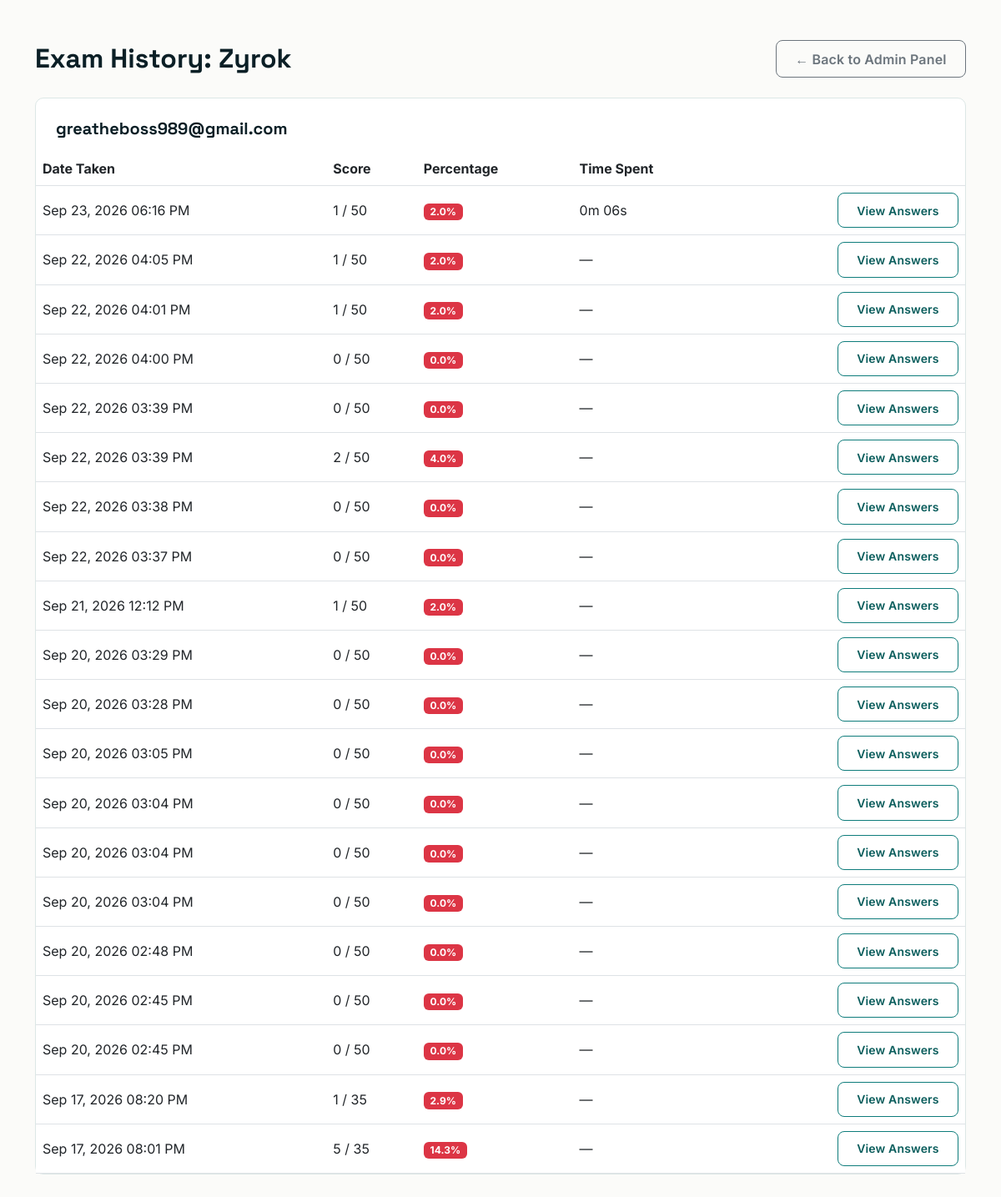
The page /admin-panel/student/4/scores/ (signed in) on the database its author committed.
### main/models.py (models this page shows, shortened)
class ExamAttempt(models.Model):
    user = models.ForeignKey(User, on_delete=models.CASCADE, related_name='attempts')
    score = models.IntegerField()
    total_questions = models.IntegerField()
    percentage = models.FloatField()
    user_answers = models.JSONField(default=dict, blank=True)  # Stores {"question_id": "selected_option"}
    date_taken = models.DateTimeField(auto_now_add=True)
    time_taken_seconds = models.PositiveIntegerField(null=True, blank=True, help_text="Wall-clock time from exam start to submission, in seconds.")
    def time_taken_display(self):
        if self.time_taken_seconds is None:
            return None
        minutes, seconds = divmod(self.time_taken_seconds, 60)
        return f"{minutes}m {seconds:02d}s"

### main/views.py (the view)
# urls.py: path('admin-panel/student/<int:user_id>/scores/', views.admin_student_scores_view, name='admin_student_scores'),
@user_passes_test(lambda u: u.is_staff, login_url='admin_login')
def admin_student_scores_view(request, user_id):
    student = get_object_or_404(User, id=user_id)
    attempts = ExamAttempt.objects.filter(user=student).order_by('-date_taken')
    context = {
        'student': student,
        'attempts': attempts,
    }
    return render(request, 'admin_student_scores.html', context)

### templates/admin_student_scores.html (shortened to what this page needs)
{% extends 'base.html' %}
{% block layout %}
<div class="container py-5">
  <div class="d-flex justify-content-between align-items-center mb-4">
    <h2 class="fw-bold mb-0">Exam History: {{ student.username }}</h2>
    <a href="{% url 'admin_panel' %}" class="btn btn-outline-secondary">← Back to Admin Panel</a>
  </div>
  <div class="surface-card">
    <div class="p-4 pb-3">
      <h5 class="fw-bold mb-0">{{ student.email }}</h5>
    </div>
    <div class="table-responsive">
      <table class="table table-hover align-middle mb-0">
        <thead>
          <tr>
            <th>Date Taken</th>
            <th>Score</th>
            <th>Percentage</th>
            <th>Time Spent</th>
            <th></th>
          </tr>
        </thead>
        <tbody>
          {% for attempt in attempts %}
            <tr>
              <td>{{ attempt.date_taken|date:"M d, Y h:i A" }}</td>
              <td>{{ attempt.score }} / {{ attempt.total_questions }}</td>
              <td>
                <span class="badge {% if attempt.percentage >= 70 %}bg-success{% else %}bg-danger{% endif %}">
                  {{ attempt.percentage }}%
                </span>
              </td>
              <td>{{ attempt.time_taken_display|default:"—" }}</td>
              <td class="text-end">
                <a href="{% url 'admin_attempt_review' attempt.id %}" class="btn btn-sm btn-outline-teal">View Answers</a>
              </td>
            </tr>
          {% empty %}
            <tr>
              <td colspan="5" class="text-center py-4 text-muted">This student has not taken any exams yet.</td>
            </tr>
          {% endfor %}
        </tbody>
      </table>
    </div>
  </div>
</div>
{% endblock %}

### templates/base.html (style rules this page uses)
:root { --ink: #0b1f26; --teal: #0e7c7b; --teal-dark: #0a5d5c; --teal-light: #e8f6f3; --coral: #ff6b5b; --coral-dark: #e5503f; --paper: #fbfbf9; --slate: #5b6b70; --line: #dce7e6; --radius: 10px; }
* { box-sizing: border-box; }
body { font-family: 'Inter', sans-serif; background: var(--paper); color: var(--ink); -webkit-font-smoothing: antialiased; }
h1, h2, h3, h4, h5, .brand-font { font-family: 'Space Grotesk', sans-serif; color: var(--ink); }
a { color: var(--teal-dark); }
.btn { border-radius: 8px; font-weight: 600; padding: 0.6rem 1.4rem; letter-spacing: 0.01em; }
.btn-outline-teal { border: 1.5px solid var(--teal); color: var(--teal-dark); background: transparent; }
.surface-card { background: #fff; border: 1px solid var(--line); border-radius: var(--radius); }
.table thead { background: var(--teal-light); color: var(--teal-dark); }

### rows shown on the page
ExamAttempt: date_taken "Sep 23, 2026 06:16 PM", score "1", total_questions "50", percentage "2.0", time_taken_display "0m 06s"
ExamAttempt: date_taken "Sep 22, 2026 04:05 PM", score "1", total_questions "50", percentage "2.0", time_taken_display "—"
ExamAttempt: date_taken "Sep 22, 2026 04:01 PM", score "1", total_questions "50", percentage "2.0", time_taken_display "—"
ExamAttempt: date_taken "Sep 22, 2026 04:00 PM", score "0", total_questions "50", percentage "0.0", time_taken_display "—"
ExamAttempt: date_taken "Sep 22, 2026 03:39 PM", score "0", total_questions "50", percentage "0.0", time_taken_display "—"
ExamAttempt: date_taken "Sep 22, 2026 03:39 PM", score "2", total_questions "50", percentage "4.0", time_taken_display "—"
ExamAttempt: date_taken "Sep 22, 2026 03:38 PM", score "0", total_questions "50", percentage "0.0", time_taken_display "—"
ExamAttempt: date_taken "Sep 22, 2026 03:37 PM", score "0", total_questions "50", percentage "0.0", time_taken_display "—"
ExamAttempt: date_taken "Sep 21, 2026 12:12 PM", score "1", total_questions "50", percentage "2.0", time_taken_display "—"
ExamAttempt: date_taken "Sep 20, 2026 03:29 PM", score "0", total_questions "50", percentage "0.0", time_taken_display "—"
ExamAttempt: date_taken "Sep 20, 2026 03:28 PM", score "0", total_questions "50", percentage "0.0", time_taken_display "—"
ExamAttempt: date_taken "Sep 20, 2026 03:05 PM", score "0", total_questions "50", percentage "0.0", time_taken_display "—"
ExamAttempt: date_taken "Sep 20, 2026 03:04 PM", score "0", total_questions "50", percentage "0.0", time_taken_display "—"
ExamAttempt: date_taken "Sep 20, 2026 03:04 PM", score "0", total_questions "50", percentage "0.0", time_taken_display "—"
ExamAttempt: date_taken "Sep 20, 2026 03:04 PM", score "0", total_questions "50", percentage "0.0", time_taken_display "—"
ExamAttempt: date_taken "Sep 20, 2026 02:48 PM", score "0", total_questions "50", percentage "0.0", time_taken_display "—"
ExamAttempt: date_taken "Sep 20, 2026 02:45 PM", score "0", total_questions "50", percentage "0.0", time_taken_display "—"
ExamAttempt: date_taken "Sep 20, 2026 02:45 PM", score "0", total_questions "50", percentage "0.0", time_taken_display "—"
ExamAttempt: date_taken "Sep 17, 2026 08:20 PM", score "1", total_questions "35", percentage "2.9", time_taken_display "—"
ExamAttempt: date_taken "Sep 17, 2026 08:01 PM", score "5", total_questions "35", percentage "14.3", time_taken_display "—"

### other values the page prints
{{ student.username }} "Zyrok"
{{ student.email }} "greatheboss989@gmail.com"
